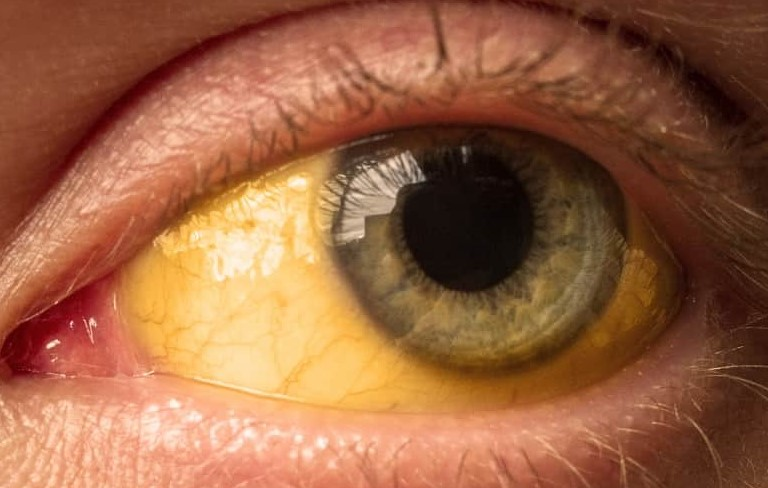
#> input picture shutterstock.jpg, 768 x 488 px
$ python main.py
#> lines starting #> are read from the running program, lines starting #| are printed output that depends on the picture
import cv2
import numpy as np
from matplotlib import pyplot as plt
from PIL import Image

img = cv2.imread('shutterstock.jpg')
#> img is the input picture: shape (488, 768, 3); mean B, G, R 66.1, 99, 154

# Make float and divide by 255 to give BGRdash
bgrdash = img.astype(np.float64)/255.

# Calculate K as (1 - whatever is biggest out of Rdash, Gdash, Bdash)
K = 1 - np.max(bgrdash, axis=2)
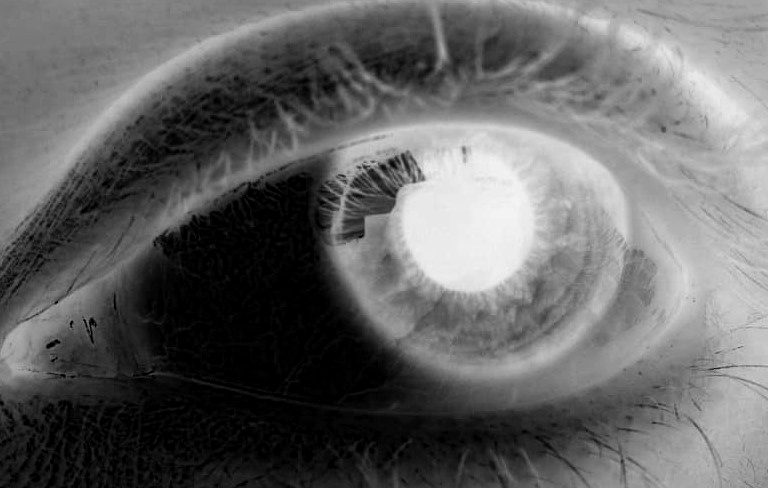
#> K: shape (488, 768) float64; min 0, max 0.961, mean 0.396

# Calculate C
C = (1-bgrdash[...,2] - K)/(1-K)
#> C: shape (488, 768) float64; every value is 0

# Calculate M
M = (1-bgrdash[...,1] - K)/(1-K)
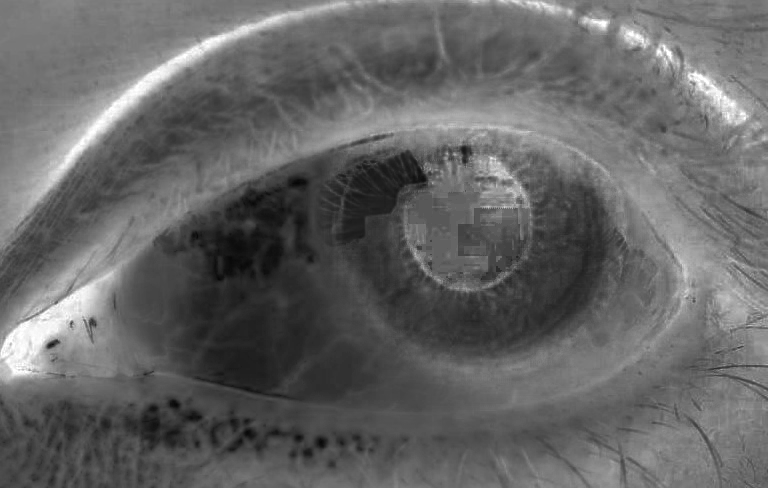
#> M: shape (488, 768) float64; min 0.0275, max 1, mean 0.398

# Calculate Y
Y = (1-bgrdash[...,0] - K)/(1-K)
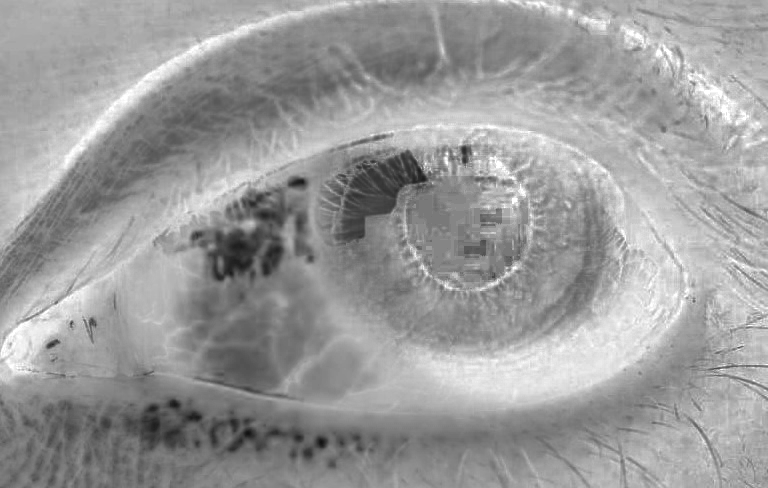
#> Y: shape (488, 768) float64; min 0.0669, max 1, mean 0.61

# Combine 4 channels into single image and re-scale back up to uint8
CMYK = (np.dstack((C,M,Y,K)) * 255).astype(np.uint8)
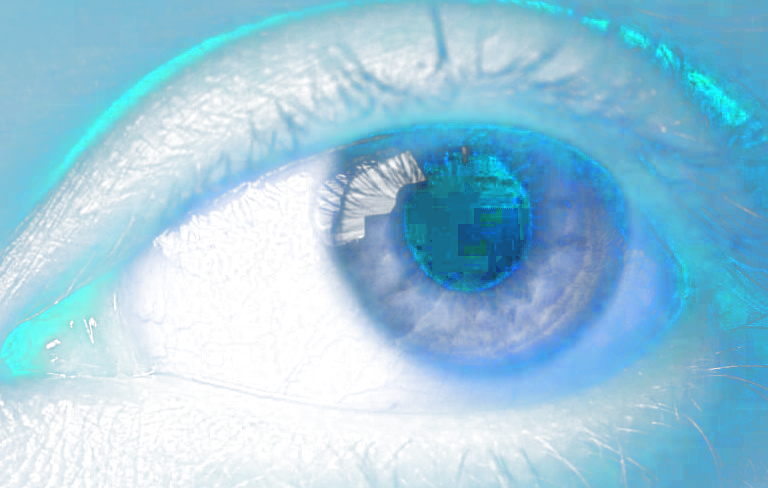
#> CMYK: shape (488, 768, 4); mean R, G, B, A 0, 101, 155.1, 100.8; transparent parts drawn white

print(type(Y))
#| <class 'numpy.ndarray'>
print(Y.shape)
#| (488, 768)
print(CMYK.shape)
#| (488, 768, 4)

cv2.imshow('CMYK Transformed',Y)
cv2.waitKey(0)
cv2.destroyAllWindows()

$ run again, with rock.jpg copied over shutterstock.jpg
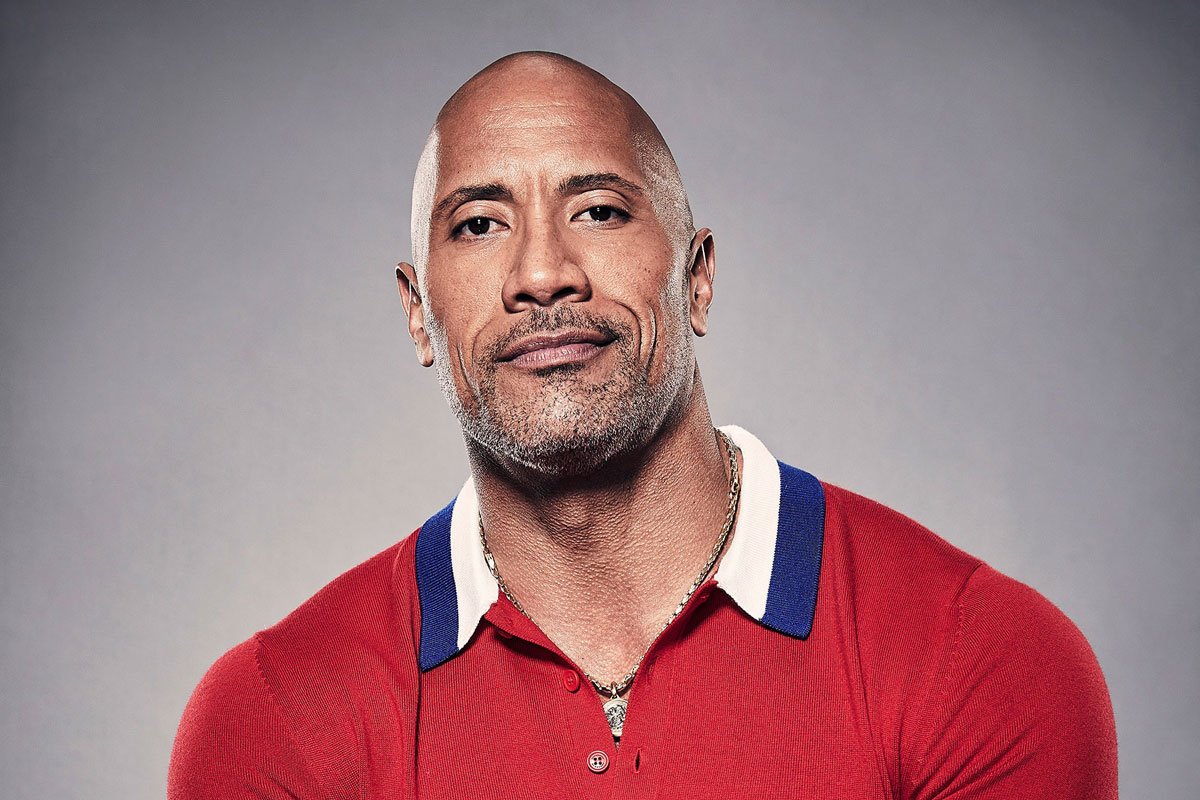
#> input picture rock.jpg, 1200 x 800 px
#> img is the input picture: shape (800, 1200, 3); mean B, G, R 127.8, 122.1, 159.2
#> `Y = (1-bgrdash[...,0] - K)/(1-K)`:
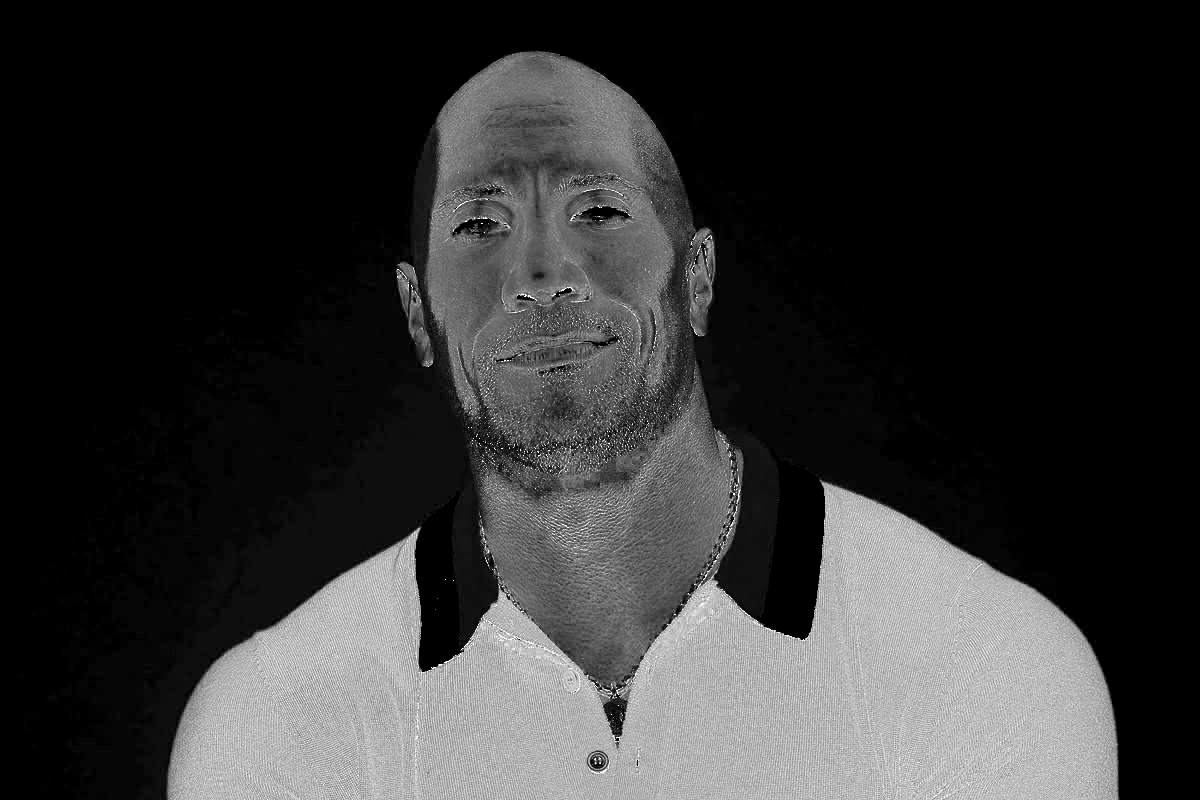
#> Y: shape (800, 1200) float64; 0% of the values are NaN or infinite; the others: min 0, max 1, mean 0.198; drawn with min black, max white, NaN and infinite black
#> `CMYK = (np.dstack((C,M,Y,K)) * 255).astype(np.uint8)`:
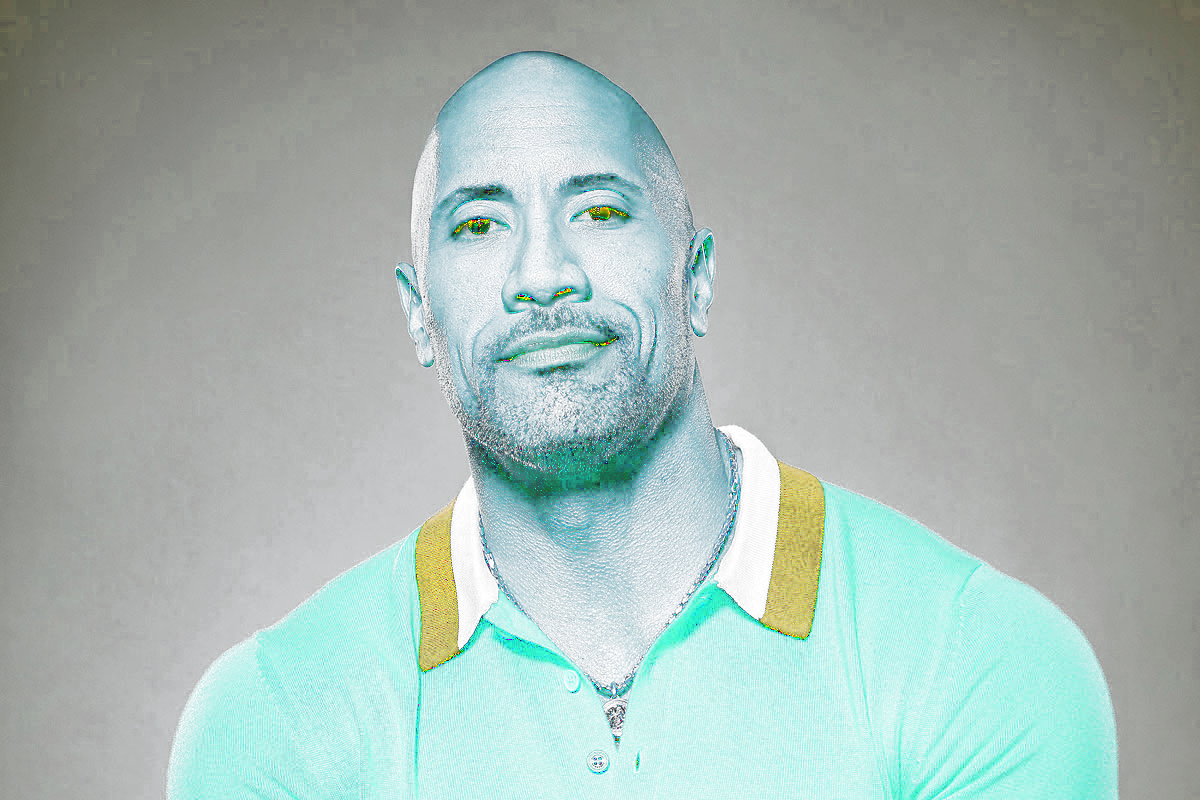
#> CMYK: shape (800, 1200, 4); mean R, G, B, A 6.5, 60.6, 50.2, 92.4; transparent parts drawn white
#| <class 'numpy.ndarray'>
#| (800, 1200)
#| (800, 1200, 4)
